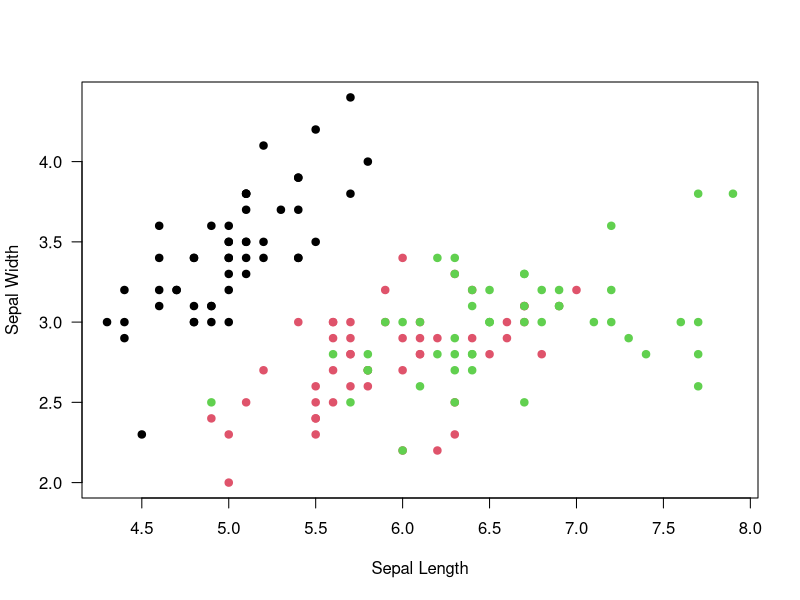
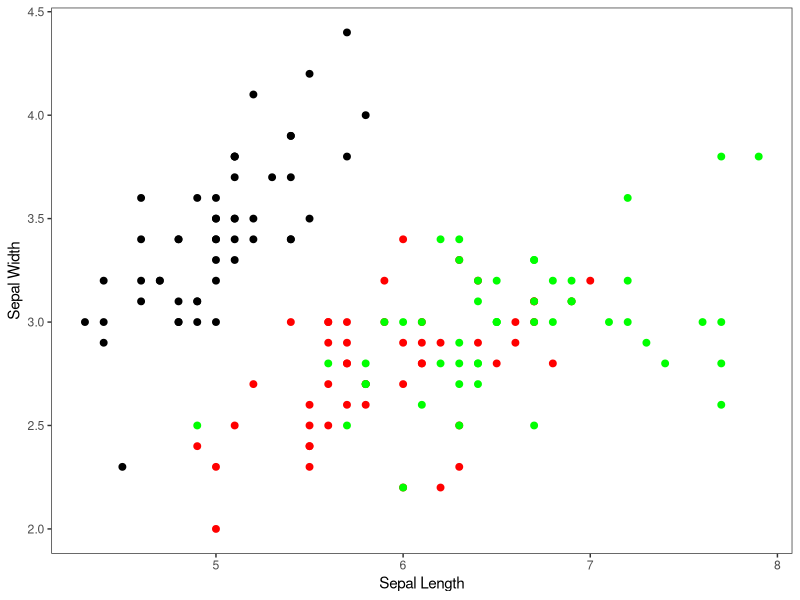
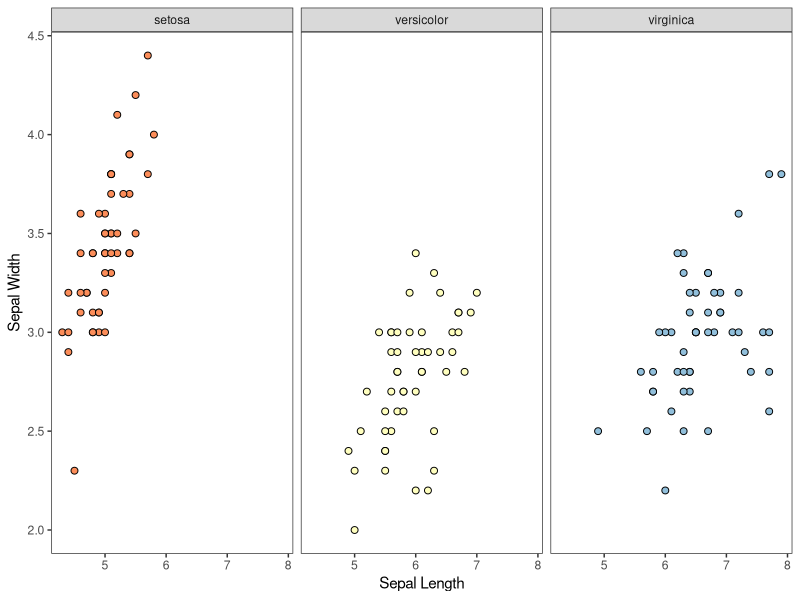

Reproduce these figures in R, in order.
# 09/19/2023  ____ggplot2_____

install.packages("ggplot2")
library(ggplot2)

## BASE "R" example (uses "quotes"):
plot(Sepal.Width~Sepal.Length, data=iris, xlab="Sepal Length", ylab="Sepal Width", las=1, col=iris$Species, pch=19)

## ggplot example (doesn't use quotes, needs "+" between elements you add, has formatting defaults):
ggplot(data=iris, mapping = aes(x=Sepal.Length, y=Sepal.Width, color=Species)) +
  geom_point(size=2, pch=19) +  #to change colors from default to those in the Base-R plot
  scale_color_manual(values = c("black", "red", "green")) +
  theme_bw() +  #to remove defaults inside grid, and make blank, and remove legend
  theme(panel.grid.major = element_blank(), panel.grid.minor = element_blank(), legend.position = "none") +
  xlab("Sepal Length") +
  ylab("Sepal Width")

#___________________________________________________________________________
  ## COLOR PALETTES in ggplot
ggplot(data=iris, mapping = aes(x=Sepal.Length, y=Sepal.Width, fill=Species)) + #fill by species
  geom_point(size=2, pch=21) +  #pch=21 makes it filled, with an outline
  scale_fill_brewer(palette = "RdYlBu") + #google color_brewer for cartographer palettes and color numbers!
  theme_bw() +
  theme(panel.grid.major = element_blank(), panel.grid.minor = element_blank(), legend.position = "none") +
  xlab("Sepal Length") +
  ylab("Sepal Width") +
  facet_grid(~Species)  #plot subsets of data separately (i.e. diff plots for ea spp)






